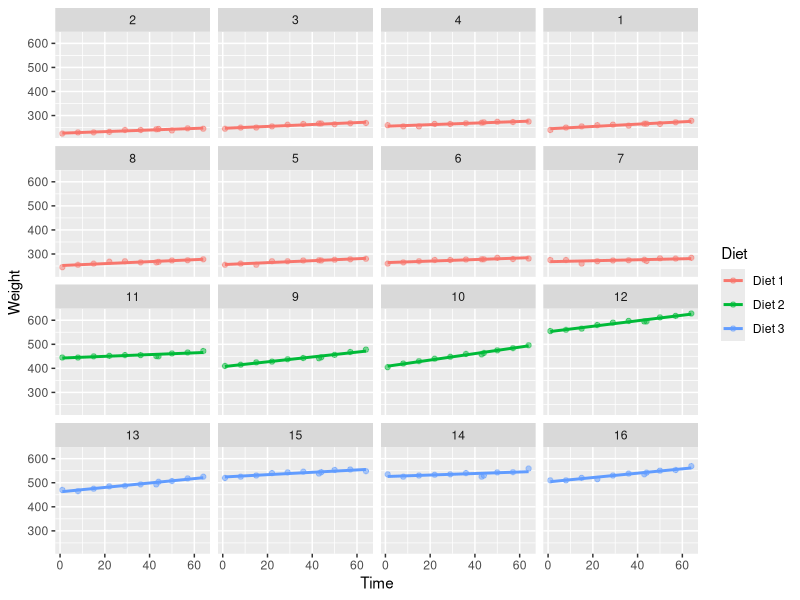
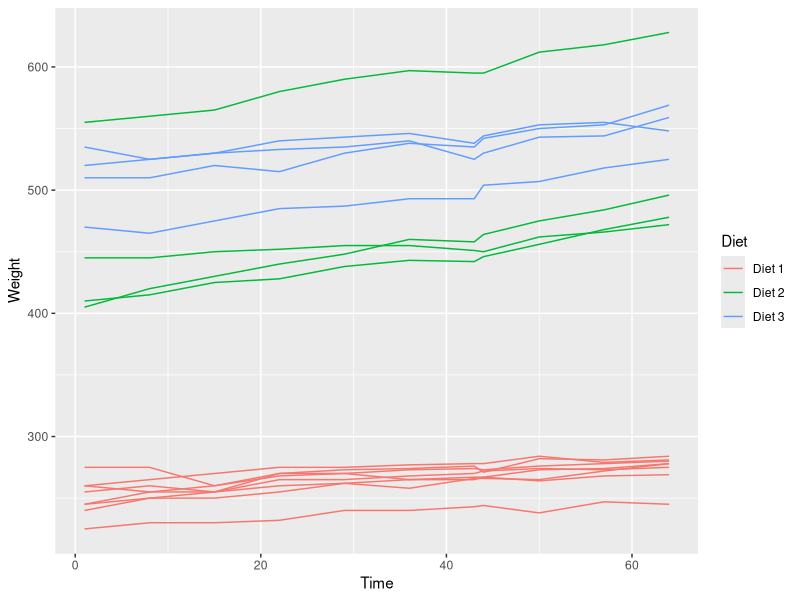
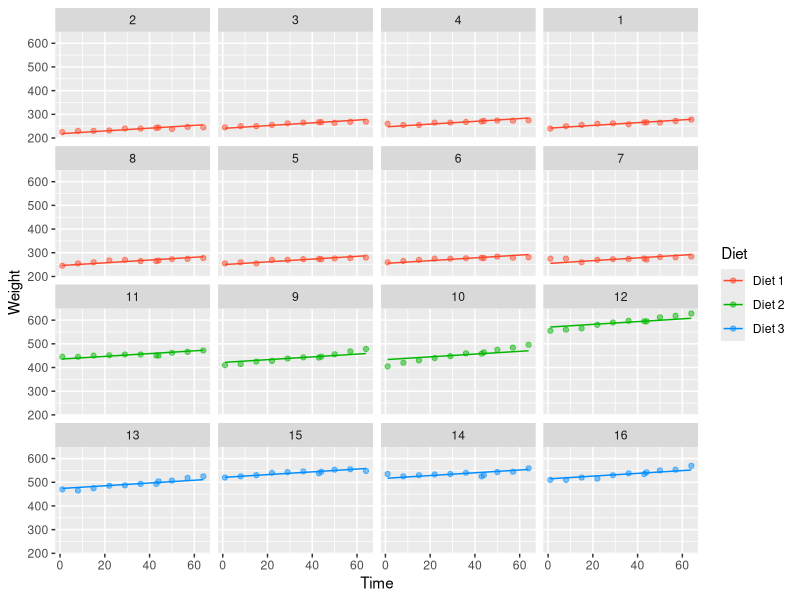
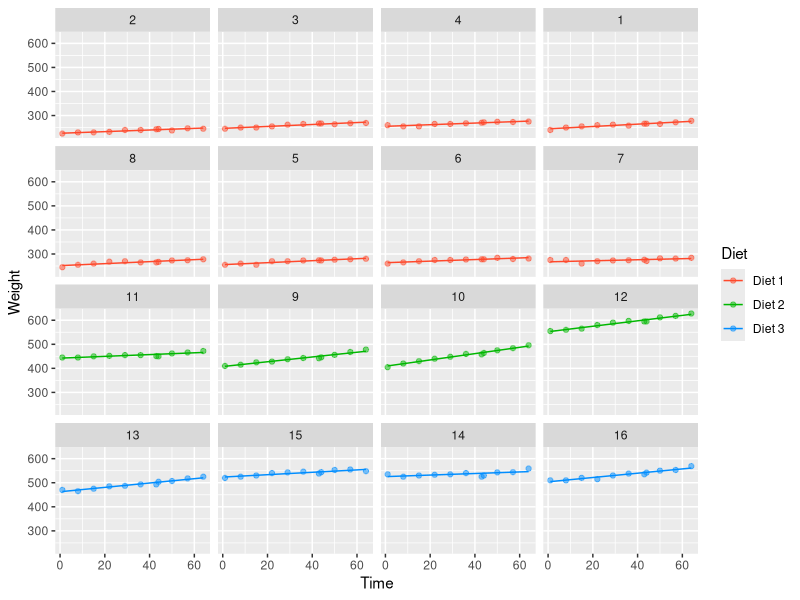
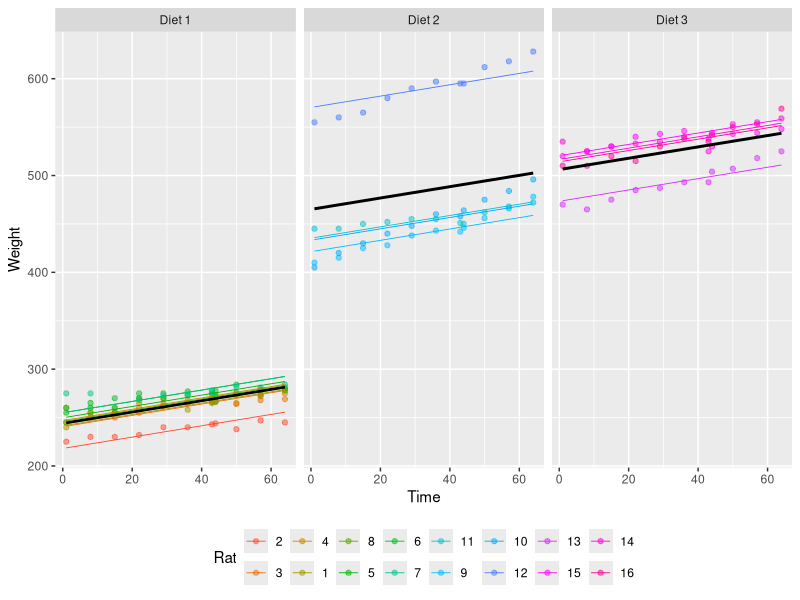
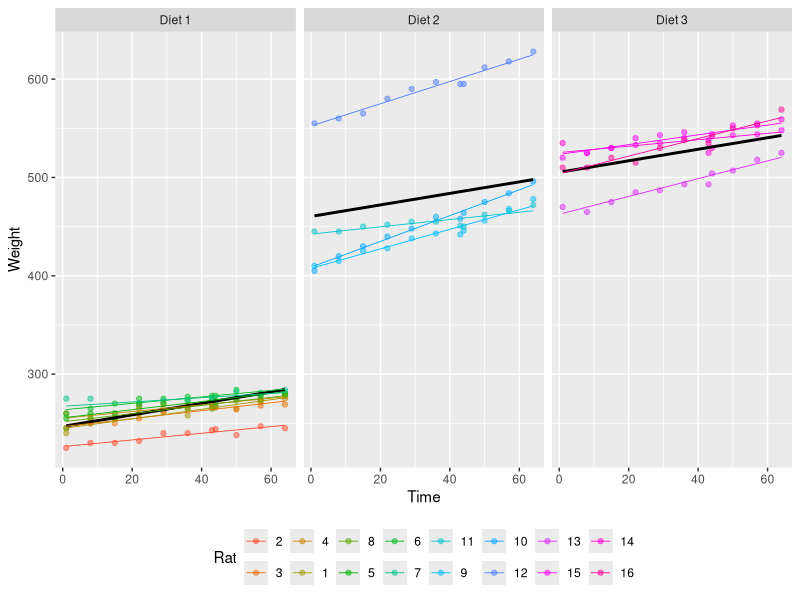

The R script that drew these images, in order:
# See: https://s3.amazonaws.com/assets.datacamp.com/production/course_9975/slides/chapter2.pdf

# Load packages
library(lme4)
library(tidyverse)

data(BodyWeight, package = "nlme")
bodyweight <- BodyWeight %>%
  rename(Weight = weight) %>%
  mutate(Diet = paste("Diet", Diet, sep = " "))
rm(BodyWeight)

# Write to disk for Python analysis
write.csv(bodyweight, file = "bodyweight.csv", row.names = FALSE)

str(bodyweight)

# ggplot
bodyweight_ggplot <- ggplot(bodyweight) +  
  aes(x = Time, y = Weight, color = Diet) + 
  geom_point(alpha = 0.5) + 
  facet_wrap(~ Rat) + 
  geom_smooth(method = "lm", se = FALSE)
bodyweight_ggplot

ggplot(bodyweight, aes(x = Time, y = Weight)) + 
  geom_line(method = "lm", aes(group = Rat, color = Diet))

# Random effect models

# Random intercept
lmer_ri <- lmer(Weight ~ 1 + Time + (1 | Rat), data = bodyweight)
summary(lmer_ri)

# Random intercept + slope
lmer_ri_rs <- lmer(Weight ~ 1 + Time + (1 + Time | Rat), data = bodyweight)
summary(lmer_ri_rs)

# Add Diet as fixed effect
lmer_ri_Diet <- lmer(Weight ~ 1 + Time + Diet + (1 | Rat), data = bodyweight)
summary(lmer_ri_Diet)

lmer_ri_rs_Diet <- lmer(Weight ~ 1 + Time + Diet + (1 + Time| Rat), data = bodyweight)
summary(lmer_ri_rs_Diet)

# Interpretation of the fixed slope parameter in model with random slope:
# beta_1 is the slope of the average line: 
# the average change (across all groups) in y for a 1 unit change in x_1
# See: http://www.bristol.ac.uk/cmm/learning/videos/random-slopes.html

# Model with random slope and fixed effect Diet has lowest AIC
anova(lmer_ri, lmer_ri_rs, lmer_ri_Diet, lmer_ri_rs_Diet)


lmer_plot <- function(data, model) {
  ggplot(data, aes(x = Time, y = Weight)) +
    facet_wrap(~ Rat) +   
    geom_point(alpha = 0.5, aes(color = Diet)) +
    geom_line(data = cbind(data, pred = predict(model)), aes(y = pred, color = Diet)) + 
    scale_colour_hue(l = 60, c = 160)
}

lmer_plot(bodyweight, lmer_ri_Diet)
lmer_plot(bodyweight, lmer_ri_rs_Diet)

lmer_plot_2 <- function(data, model) {
  ggplot(data, aes(x = Time, y = Weight)) +
    facet_wrap(~ Diet) +   
    geom_point(alpha = 0.5, aes(color = Rat)) +
    geom_line(data = cbind(data, pred = predict(model, re.form = NA)), aes(y = pred), size = 1.0) + 
    geom_line(data = cbind(data, pred = predict(model)), aes(y = pred, color = Rat), size = 0.3) + 
    scale_colour_hue(l = 60, c = 160) + 
    theme(legend.position="bottom") + 
    guides(color = guide_legend(nrow = 2))
}

lmer_plot_2(bodyweight, lmer_ri_Diet)
lmer_plot_2(bodyweight, lmer_ri_rs_Diet)


